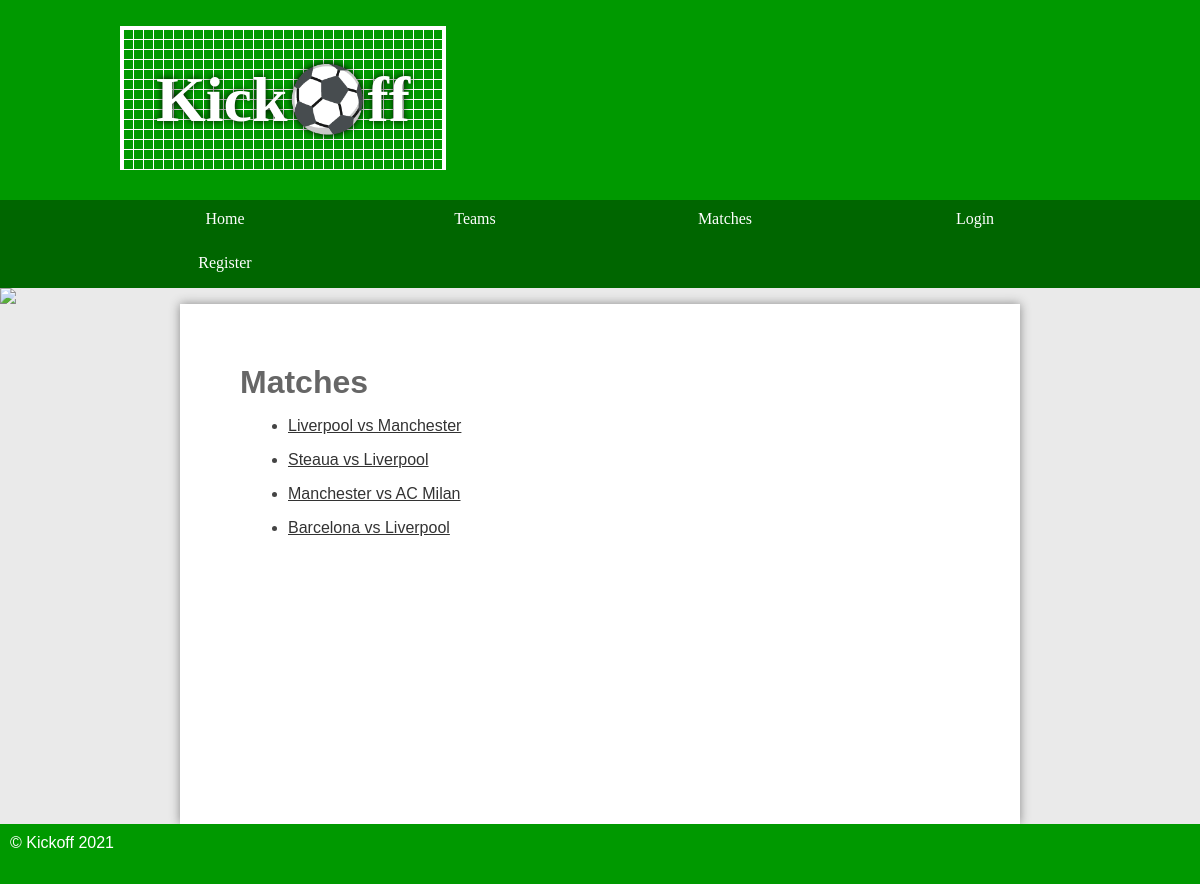
The app's page /default/public/matches.php with its own data.
### tables this page shows
CREATE TABLE `game` (
  `id` int(11) NOT NULL AUTO_INCREMENT,
  `name` varchar(165) DEFAULT NULL,
  `datetime` date DEFAULT NULL,
  `team1_id` int(11) DEFAULT NULL,
  `team2_id` int(11) DEFAULT NULL,
  `team1_score` varchar(45) DEFAULT NULL,
  `team2_score` varchar(45) DEFAULT NULL,
  PRIMARY KEY (`id`)
);

### default/public/matches.php (the view, shortened to what this page needs)
<?php
require '../templates/header.php';
require '../database.php';
$stmtMatch = $pdo->prepare('SELECT * FROM game');
$stmtMatch->execute();
$match = $stmtMatch->fetchAll();
if (isset($_SESSION['loggedin'])){
    $stmt = $pdo->prepare('SELECT * FROM user WHERE id = ' . $_SESSION['loggedin']);
    $stmt->execute();
    $login = $stmt->fetch();
    if ($login['access'] === 'owner' || $login['access'] === 'admin'){
        echo '<h1>Matches</h1>';
        echo '<p><a href="admin.php">Add new match(es)</a></p>';
        echo '<ul>';
        foreach ($match as $matches){
            echo '<li>';
            echo '<a href="matchdetail.php?id=' . $matches['id'] . '">' . $matches['name'] . '</a>';
            echo ' <a href="editmatch.php?id=' . $matches['id'] . '">Edit</a>';
            echo ' <a href="deletematch.php?id=' . $matches['id'] . '">Delete</a>';
            echo '</li>';
        }
        echo '</ul>';
    }
    else{
        echo '<h1>Matches</h1>
        <ul>';
        foreach ($match as $matches){
            echo '<li>';
            echo '<a href="matchdetail.php?id=' . $matches['id'] . '">' . $matches['name'] . '</a>';
            echo '</li>';
        }
        echo '</ul>';
    }
}
else{
    echo '<h1>Matches</h1>
    <ul>';
    foreach ($match as $matches){
        echo '<li>';
        echo '<a href="matchdetail.php?id=' . $matches['id'] . '">' . $matches['name'] . '</a>';
        echo '</li>';
    }
    echo '</ul>';
}
require '../templates/footer.php';

### default/public/styles.css (style rules this page uses)
* { margin: 0; padding: 0; }
html { font-family: 'Oxygen-Regular', verdana, sans-serif; }
body { background-color: #eaeaea; }
main ul { margin-left: 3em; }
main a { color: #333; }
p, li, h2 { margin-bottom: 1em; }
main h1 { color: #666; margin-bottom: 0.5em; }

### records on screen
game: name "Liverpool vs Manchester"
game: name "Steaua vs Liverpool"
game: name "Manchester vs AC Milan"
game: name "Barcelona vs Liverpool"
